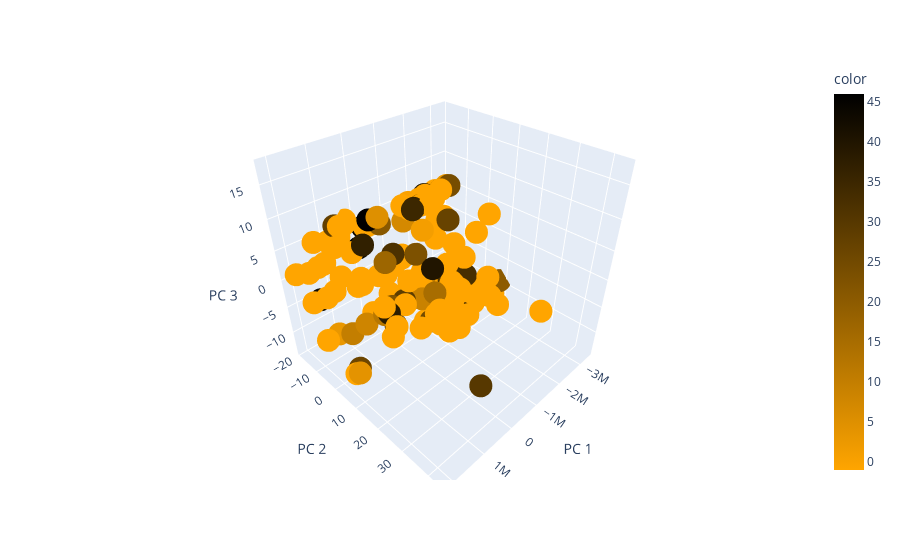

The cell this chart's notebook holds for it:
### Code cell
dbscan = DBSCAN(min_samples=30).fit(blue_part)

fig = px.scatter_3d(
    blue_part, x=0, y=1, z=2, color=dbscan.labels_,
    labels={'0': 'PC 1', '1': 'PC 2', '2': 'PC 3'},
    color_continuous_scale=["orange", "black"]
)
fig.show()

### Figure 1 — Plotly figure (JSON) as saved in the notebook; plotly's stock layout.template omitted (floating-point values rounded to 4 significant figures; data arrays with more than 128 entries replaced by an {"elided": "..."} marker saying what was removed)
{"data": [{"hovertemplate": "PC 1=%{x}<br>PC 2=%{y}<br>PC 3=%{z}<br>color=%{marker.color}<extra></extra>", "legendgroup": "", "marker": {"color": {"elided": "3551 int values"}, "coloraxis": "coloraxis", "symbol": "circle"}, "mode": "markers", "name": "", "scene": "scene", "showlegend": false, "type": "scatter3d", "x": {"elided": "3551 float values"}, "y": {"elided": "3551 float values"}, "z": {"elided": "3551 float values"}}], "layout": {"coloraxis": {"colorbar": {"title": {"text": "color"}}, "colorscale": [[0, "orange"], [1, "black"]]}, "legend": {"tracegroupgap": 0}, "margin": {"t": 60}, "scene": {"domain": {"x": [0, 1], "y": [0, 1]}, "xaxis": {"title": {"text": "PC 1"}}, "yaxis": {"title": {"text": "PC 2"}}, "zaxis": {"title": {"text": "PC 3"}}}}}
